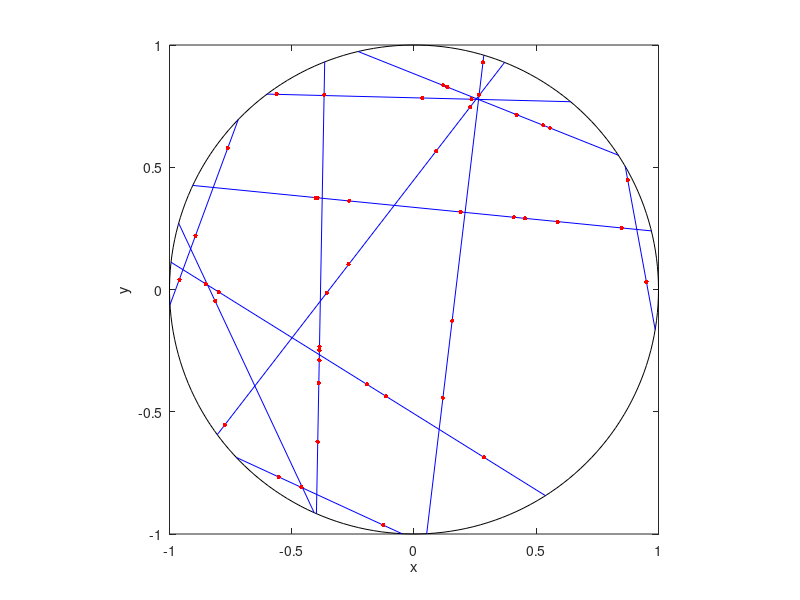

Write MATLAB code to recreate this figure.
% Simulate a Cox point process on a disk. 
% This Cox point process is formed by first simulating a uniform Poisson 
% line process. On each line (or segment) an independent Poisson point 
% process is then simulated.
% Author: H. Paul Keeler, 2019.

close all; clearvars; clc;

%%%START Parameters START%%%
%Cox (ie Poisson line-point) process parameters
lambda=2; %intensity (ie mean density) of the Poisson *line* process
mu=3; %intensity (ie mean density) of the Poisson *point* process

%Simulation disk dimensions
xx0=0; yy0=0; %center of disk
r=1; %disk radius
massLine=2*pi*r*lambda; %total measure/mass of the line process
%%%END Parameters END%%%

%%%START Simulate a Poisson line process on a disk START%%%
%Simulate Poisson point process
numbLines=poissrnd(massLine);%Poisson number of lines
theta=2*pi*rand(numbLines,1); %choose angular component uniformly
p=r*rand(numbLines,1); %choose radial component uniformly
q=sqrt(r.^2-p.^2); %distance to circle edge (alonge line)

%calculate trig values
sin_theta=sin(theta);
cos_theta=cos(theta);

%calculate segment endpoints of Poisson line process
xx1=xx0+p.*cos_theta+q.*sin_theta;
yy1=yy0+p.*sin_theta-q.*cos_theta;
xx2=xx0+p.*cos_theta-q.*sin_theta;
yy2=yy0+p.*sin_theta+q.*cos_theta;
%%%END Simulate a Poisson line process on a disk END%%%

%%%START Simulate a Poisson point processes on each line START%%%
lengthLine=2*q; %length of each segment
massPoint=mu*lengthLine;%mass on each line
numbLinePoints=poissrnd(massPoint); %Poisson number of points on each line
numbLinePointsTotal=sum(numbLinePoints);
uu=2*rand(numbLinePointsTotal,1)-1; %uniform variables on (-1,1)

%replicate values to simulate points all in one step
xx0_all=repelem(xx0,numbLinePointsTotal);
yy0_all=repelem(yy0,numbLinePointsTotal);
p_all=repelem(p,numbLinePoints);
q_all=repelem(q,numbLinePoints);
sin_theta_all=repelem(sin_theta,numbLinePoints);
cos_theta_all=repelem(cos_theta,numbLinePoints);

%position points on Poisson lines/segments
xxPP_all=xx0_all+p_all.*cos_theta_all+q_all.*uu.*sin_theta_all;
yyPP_all=yy0_all+p_all.*sin_theta_all-q_all.*uu.*cos_theta_all;
%%% END Simulate a Poisson point processes on each line %%%END

%%% START Plotting %%%START
%plot circle
t=linspace(0,2*pi,200);
xp=r*cos(t); yp=r*sin(t);
plot(xx0+xp,yy0+yp,'k');
axis square; hold on;
xlabel('x'); ylabel('y');

%plot segments of Poisson line process
plot([xx1';xx2'],[yy1';yy2'],'b'); 
%plot Poisson points on line process
plot(xxPP_all,yyPP_all,'r.','MarkerSize',10); 
%%%END Plotting END%%%
